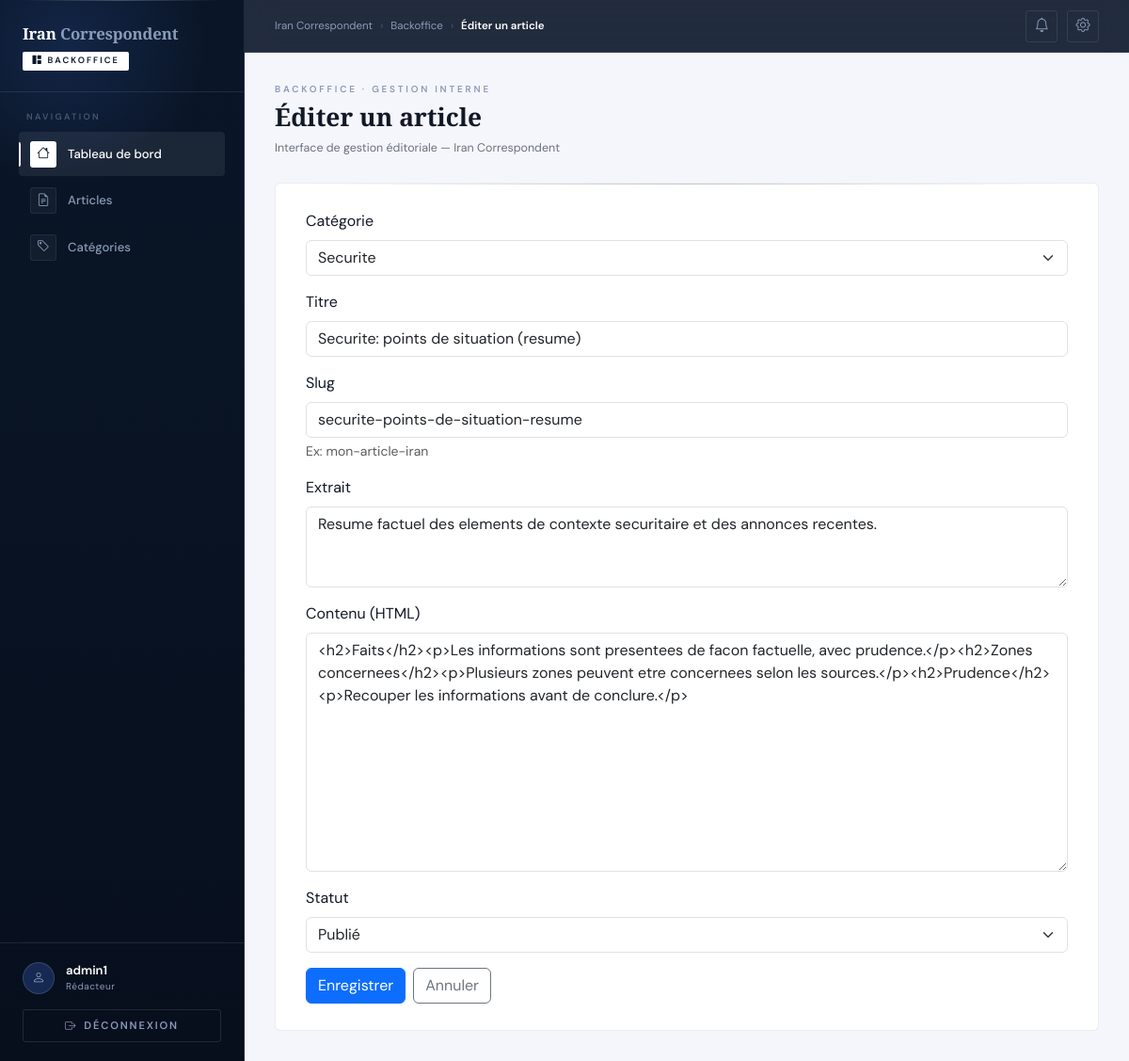
Page /admin/articles/edit?id=11 (signed in) on the committed database.
### tables this page shows
CREATE TABLE articles (
  id INT UNSIGNED AUTO_INCREMENT PRIMARY KEY,
  category_id INT UNSIGNED NOT NULL,
  title VARCHAR(200) NOT NULL,
  slug VARCHAR(200) NOT NULL UNIQUE,
  excerpt TEXT NULL,  
  content_html MEDIUMTEXT NOT NULL,
  hero_image_path VARCHAR(255) NULL,
  hero_image_alt VARCHAR(180) NULL,

  meta_title VARCHAR(255) NULL,
  meta_description VARCHAR(255) NULL,
  canonical_url VARCHAR(255) NULL,
  meta_robots VARCHAR(50) NULL DEFAULT 'index,follow',

  status ENUM('draft','published') NOT NULL DEFAULT 'draft',
  published_at DATETIME NULL,
  deleted_at DATETIME NULL,
  created_at DATETIME NOT NULL DEFAULT CURRENT_TIMESTAMP,
  updated_at DATETIME NOT NULL DEFAULT CURRENT_TIMESTAMP ON UPDATE CURRENT_TIMESTAMP,

  CONSTRAINT fk_articles_category
    FOREIGN KEY (category_id) REFERENCES categories(id)
    ON DELETE RESTRICT,

  INDEX idx_articles_status_published (status, published_at),
  INDEX idx_articles_category_published (category_id, status, published_at),
  INDEX idx_articles_deleted_at (deleted_at)
);

CREATE TABLE categories (
  id INT UNSIGNED AUTO_INCREMENT PRIMARY KEY,
  name VARCHAR(120) NOT NULL,
  slug VARCHAR(160) NOT NULL UNIQUE,
  created_at DATETIME NOT NULL DEFAULT CURRENT_TIMESTAMP
);

### public/admin/controllers/ArticleController.php (called while the page is built, shortened)
<?php
require_once __DIR__ . '/../../../app/models/Article.php';
require_once __DIR__ . '/../../../app/models/Category.php';
class ArticleController
{
	public function edit(int $id): void
	{
		$article = Article::findById($id, true);
		$categories = Category::all();
		require __DIR__ . '/../views/articles/form.php';
		require __DIR__ . '/../views/layouts/main.php';
	}
}

### app/core/Model.php (called while the page is built, shortened)
<?php
abstract class Model
{
	private static ?PDO $pdo = null;
	protected static function db(): PDO
	{
		if (self::$pdo instanceof PDO) {
			return self::$pdo;
		}
		$configPath = __DIR__ . '/../config/database.php';
		$cfg = require $configPath;
		$host = $cfg['host'] ?? 'db';
		$port = $cfg['port'] ?? '3306';
		$name = $cfg['name'] ?? 'iran_news';
		$user = $cfg['user'] ?? 'root';
		$pass = $cfg['pass'] ?? 'root';
		$charset = $cfg['charset'] ?? 'utf8mb4';
		$dsn = sprintf('mysql:host=%s;port=%s;dbname=%s;charset=%s', $host, $port, $name, $charset);
		self::$pdo = new PDO(
			$dsn,
			$user,
			$pass,
			[
				PDO::ATTR_ERRMODE => PDO::ERRMODE_EXCEPTION,
				PDO::ATTR_DEFAULT_FETCH_MODE => PDO::FETCH_ASSOC,
				PDO::ATTR_EMULATE_PREPARES => false,
			]
		);
		return self::$pdo;
	}
	protected static function fetchOne(string $sql, array $params = []): ?array
	{
		$stmt = self::db()->prepare($sql);
		$stmt->execute($params);
		$row = $stmt->fetch();
		return $row === false ? null : $row;
	}
	protected static function fetchAll(string $sql, array $params = []): array
	{
		$stmt = self::db()->prepare($sql);
		$stmt->execute($params);
		return $stmt->fetchAll();
	}
}

### app/config/database.php (called while the page is built)
<?php
return [
	'host' => getenv('DB_HOST') ?: 'db',
	'port' => getenv('DB_PORT') ?: '3306',
	'name' => getenv('DB_NAME') ?: 'iran_news',
	'user' => getenv('DB_USER') ?: 'root',
	'pass' => getenv('DB_PASS') ?: 'root',
	'charset' => getenv('DB_CHARSET') ?: 'utf8mb4',
];

### app/models/Article.php (called while the page is built, shortened)
<?php
require_once __DIR__ . '/../core/Model.php';
class Article extends Model
{
	public static function findById(int $id, bool $includeDeleted = false): ?array
	{
		$sql = 'SELECT * FROM articles WHERE id = :id';
		$params = ['id' => $id];
		return self::fetchOne($sql, $params);
	}
}

### app/models/Category.php (called while the page is built, shortened)
<?php
require_once __DIR__ . '/../core/Model.php';
class Category extends Model
{
    public static function all(): array
    {
        return self::fetchAll('SELECT * FROM categories ORDER BY name ASC');
    }
}

### public/admin/views/articles/form.php (the view, shortened to what this page needs)
<?php
$isEdit = !empty($article['id']);
$action = $isEdit
	? ('/admin/articles/update?id=' . (int) $article['id'])
	: '/admin/articles/store';
?>
<form method="post" action="<?= htmlspecialchars($action, ENT_QUOTES, 'UTF-8') ?>" class="vstack gap-3">
	<div>
		<label for="category_id" class="form-label">Catégorie</label>
		<select class="form-select" name="category_id" id="category_id" required>
			<?php foreach (($categories ?? []) as $c): ?>
				<option value="<?= (int) $c['id'] ?>" <?= ((int)($article['category_id'] ?? 0) === (int)$c['id']) ? 'selected' : '' ?>>
					<?= htmlspecialchars((string) $c['name'], ENT_QUOTES, 'UTF-8') ?>
				</option>
			<?php endforeach; ?>
		</select>
	</div>
	<div>
		<label for="title" class="form-label">Titre</label>
		<input class="form-control" type="text" name="title" id="title" value="<?= htmlspecialchars((string)($article['title'] ?? ''), ENT_QUOTES, 'UTF-8') ?>" required>
	</div>
	<div>
		<label for="slug" class="form-label">Slug</label>
		<input class="form-control" type="text" name="slug" id="slug" value="<?= htmlspecialchars((string)($article['slug'] ?? ''), ENT_QUOTES, 'UTF-8') ?>" required>
		<div class="form-text">Ex: mon-article-iran</div>
	</div>
	<div>
		<label for="excerpt" class="form-label">Extrait</label>
		<textarea class="form-control" name="excerpt" id="excerpt" rows="3"><?= htmlspecialchars((string)($article['excerpt'] ?? ''), ENT_QUOTES, 'UTF-8') ?></textarea>
	</div>
	<div>
		<label for="content_html" class="form-label">Contenu (HTML)</label>
		<textarea class="form-control" name="content_html" id="content_html" rows="10" required><?= htmlspecialchars((string)($article['content_html'] ?? ''), ENT_QUOTES, 'UTF-8') ?></textarea>
	</div>
	<div>
		<label for="status" class="form-label">Statut</label>
		<select class="form-select" name="status" id="status" required>
			<option value="published" <?= (($article['status'] ?? '') === 'published') ? 'selected' : '' ?>>Publié</option>
		</select>
	</div>
	<div class="d-flex gap-2">
		<button type="submit" class="btn btn-primary">
			<?= $isEdit ? 'Enregistrer' : 'Créer' ?>
		</button>
		<a href="/admin/articles" class="btn btn-outline-secondary">Annuler</a>
	</div>
</form>

### public/admin/views/layouts/main.php (style rules this page uses)
:root { --navy: #0a1628; --navy-mid: #0f2044; --navy-soft: #162952; --navy-card: #111d3a; --white: #ffffff; --off-white: #e8edf5; --silver: #c4cfe3; --muted: #8a9bb8; --border: rgba(255,255,255,.09); --border-md: rgba(255,255,255,.14); --sidebar-w: 260px; --tr: .18s cubic-bezier(.4,0,.2,1); }
*, *::before, *::after { box-sizing: border-box; margin: 0; padding: 0; }
html, body { height: 100%; }
body { font-family: 'DM Sans', sans-serif; background: #f5f6fb; color: #111827; min-height: 100vh; }

### rows in the picture
articles: category_id "Securite", title "Securite: points de situation (resume)", slug "securite-points-de-situation-resume", excerpt "Resume factuel des elements de contexte securitaire et des annonces recentes.", content_html "<h2>Faits</h2><p>Les informations sont presentees de facon factuelle, avec prudence.</p><h2>Zones concernees</h2><p>Plusieurs zones peuvent etre concernees selon les sources.</p><h2>Prudence</h2><p>Recouper les informations avant de conclure.</p>", status "Publié"

### other values in the picture
$currentUser['username'] "admin1"
$pageHeading "Éditer un article"
